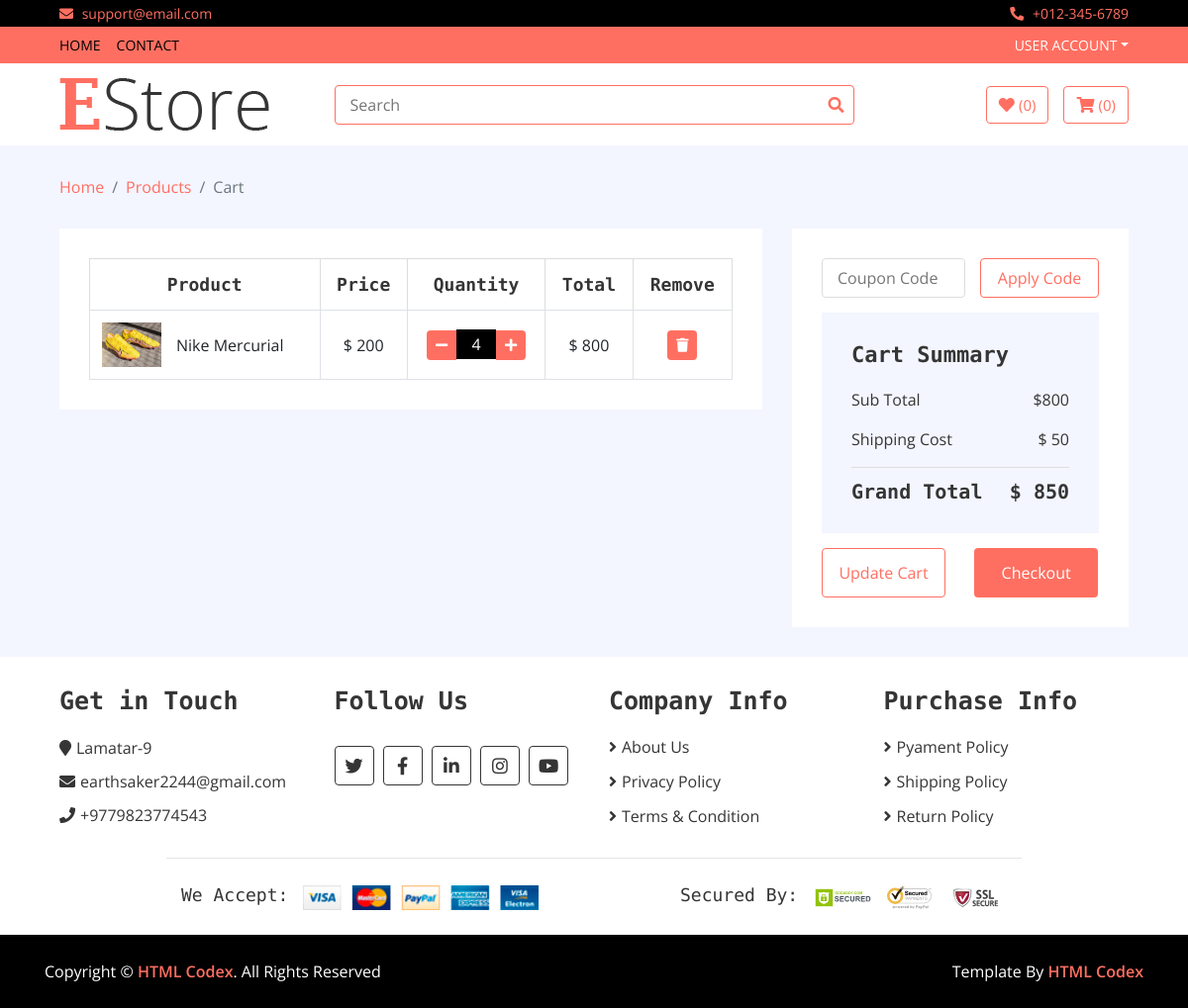
Screenshot of /my_cart with the database file from the repository.
### home/models.py (models this page shows, shortened)
class Cart(models.Model):
    username = models.CharField(max_length=200)
    slug = models.TextField()
    quantity = models.IntegerField(default = 1)
    total = models.IntegerField()
    checkout = models.BooleanField(default = False)
    items = models.ForeignKey(Product,on_delete=models.CASCADE)

class Product(models.Model):
    name = models.CharField(max_length=200)
    price = models.IntegerField()
    discounted_price = models.IntegerField(default = 0)
    category = models.ForeignKey(Category, on_delete=models.CASCADE)
    subcategory = models.ForeignKey(SubCategory, on_delete=models.CASCADE)
    brand = models.ForeignKey(Brand, on_delete=models.CASCADE)
    image = models.ImageField(upload_to='media')
    description = models.TextField(blank=True)
    specification = models.TextField(blank=True)
    slug = models.TextField(unique=True)
    stock = models.CharField(max_length=100,choices=STOCK)
    label = models.CharField(max_length=100,choices=LABELS,blank=True)

class Inforamtion(models.Model):
    address = models.CharField(max_length=100)
    email = models.EmailField(max_length = 200)
    phone = models.CharField(max_length=100)

### home/views.py (the view)
# urls.py: path('my_cart', CartView.as_view(), name = 'my_cart'),
class CartView(BaseView):
    def get(self,request):
        grand_total = 0
        username = request.user.username
        self.views['my_carts'] = Cart.objects.filter(username = username, checkout = False)
        for i in self.views['my_carts']:
            grand_total = grand_total + i.total
        self.views['all_total'] = grand_total
        self.views['shipping'] = 50
        self.views['grand_total'] = grand_total + 50
        self.views['counts'] = Cart.objects.filter(username = username, checkout = False).count()
        return render(request,'cart.html',self.views)

### templates/cart.html
{% extends 'base.html' %}
{% load static %}
{% block content %}
        <div class="breadcrumb-wrap">
            <div class="container-fluid">
                <ul class="breadcrumb">
                    <li class="breadcrumb-item"><a href="#">Home</a></li>
                    <li class="breadcrumb-item"><a href="#">Products</a></li>
                    <li class="breadcrumb-item active">Cart</li>
                </ul>
            </div>
        </div>
        <div class="cart-page">
            <div class="container-fluid">
                <div class="row">
                    <div class="col-lg-8">
                        <div class="cart-page-inner">
                            <div class="table-responsive">
                                <table class="table table-bordered">
                                    <thead class="thead-dark">
                                        <tr>
                                            <th>Product</th>
                                            <th>Price</th>
                                            <th>Quantity</th>
                                            <th>Total</th>
                                            <th>Remove</th>
                                        </tr>
                                    </thead>
                                    <tbody class="align-middle">
                                    {% for cart in my_carts %}
                                        <tr>
                                            <td>
                                                <div class="img">
                                                    <a href="#"><img src="{{cart.items.image.url}}" alt="Image"></a>
                                                    <p>{{cart.items.name}}</p>
                                                </div>
                                            </td>
                                            {% if cart.items.discounted_price > 0 %}
                                            <td>$ {{cart.items.discounted_price}}</td>
                                            {% else %}
                                            <td>$ {{cart.items.price}}</td>
                                            {% endif %}
                                            <td>
                                                <div class="qty">
                                                    <a href="/reduce_quantity/{{cart.slug}}"><button class="btn-minus"><i class="fa fa-minus"></i></button></a>
                                                    <input type="text" value="{{cart.quantity}}">
                                                    <a href="/cart/{{cart.slug}}"><button class="btn-plus"><i class="fa fa-plus"></i></button></a>
                                                </div>
                                            </td>
                                            <td>$ {{cart.total}}</td>
                                            <td><a href="/delete_cart/{{cart.slug}}"><button><i class="fa fa-trash"></i></button></a></td>
                                        </tr>
                                    {% endfor %}
                                    </tbody>
                                </table>
                            </div>
                        </div>
                    </div>
                    <div class="col-lg-4">
                        <div class="cart-page-inner">
                            <div class="row">
                                <div class="col-md-12">
                                    <div class="coupon">
                                        <input type="text" placeholder="Coupon Code">
                                        <button>Apply Code</button>
                                    </div>
                                </div>
                                <div class="col-md-12">
                                    <div class="cart-summary">
                                        <div class="cart-content">
                                            <h1>Cart Summary</h1>
                                            <p>Sub Total<span>${{all_total}}</span></p>
                                            <p>Shipping Cost<span>$ {{shipping}}</span></p>
                                            <h2>Grand Total<span>$ {{grand_total}}</span></h2>
                                        </div>
                                        <div class="cart-btn">
                                            <button>Update Cart</button>
                                            <button>Checkout</button>
                                        </div>
                                    </div>
                                </div>
                            </div>
                        </div>
                    </div>
                </div>
            </div>
        </div>
{% endblock %}

### templates/base.html (shortened to what this page needs)
<!DOCTYPE html>
{% load static %}
<html lang="en">
    <head>
        <link href="https://stackpath.bootstrapcdn.com/bootstrap/4.4.1/css/bootstrap.min.css" rel="stylesheet">
        <link href="https://cdnjs.cloudflare.com/ajax/libs/font-awesome/5.10.0/css/all.min.css" rel="stylesheet">
        <link href="{% static 'lib/slick/slick.css' %}" rel="stylesheet">
        <link href="{% static 'lib/slick/slick-theme.css' %}" rel="stylesheet">
        <link href="{% static 'css/style.css' %}" rel="stylesheet">
    </head>
    <body>
        <div class="top-bar">
            <div class="container-fluid">
                <div class="row">
                    <div class="col-sm-6">
                        <i class="fa fa-envelope"></i>
                        support@email.com
                    </div>
                    <div class="col-sm-6">
                        <i class="fa fa-phone-alt"></i>
                        +012-345-6789
                    </div>
                </div>
            </div>
        </div>
        <div class="nav">
            <div class="container-fluid">
                <nav class="navbar navbar-expand-md bg-dark navbar-dark">
                    <div class="collapse navbar-collapse justify-content-between" id="navbarCollapse">
                        <div class="navbar-nav mr-auto">
                            <a href="/" class="nav-item nav-link active">Home</a>
                            <a href="/contacts" class="nav-item nav-link active">Contact</a>
                        </div>
                        <div class="navbar-nav ml-auto">
                            <div class="nav-item dropdown">
                                {% if user.is_authenticated %}
                                <a href="#" class="nav-link dropdown-toggle" data-toggle="dropdown">{{user.username}}</a>
                                <div class="dropdown-menu">
                                    <a href="/accounts/logout" class="dropdown-item">Logout</a>
                                </div>
                            </div>
                            {% else %}
                            <a href="#" class="nav-link dropdown-toggle" data-toggle="dropdown">User Account</a>
                            {% endif %}
                    </div>
                    </div>
                </nav>
            </div>
        </div>
        <div class="bottom-bar">
            <div class="container-fluid">
                <div class="row align-items-center">
                    <div class="col-md-3">
                        <div class="logo">
                            <a href="/">
                                <img src="{% static 'img/logo1.png' %}" alt="Logo">
                            </a>
                        </div>
                    </div>
                    <div class="col-md-6">
                        <form method = "GET" action="/search">
                        <div class="search">
                            <input name = "query" type="text"  placeholder="Search">
                            <button type = "submit"><i class="fa fa-search"></i></button>
                        </div>
                        </form>
                    </div>
                    <div class="col-md-3">
                        <div class="user">
                            <a href="/wish_list" class="btn wishlist">
                                <i class="fa fa-heart"></i>
                                {% if user.is_authenticated %}
                                <span>({{wish_count}})</span>
                                {% else %}
                                <span>(0)</span>
                                {% endif %}
                            </a>
                            <a href="/my_cart" class="btn cart">
                                <i class="fa fa-shopping-cart"></i>
                                {% if user.is_authenticated %}
                                <span>({{counts}})</span>
                                {% else %}
                                <span>(0)</span>
                                {% endif %}
                            </a>
                        </div>
                    </div>
                </div>
            </div>
        </div>
{% block content %}
{% endblock %}
        <div class="footer">
            <div class="container-fluid">
                <div class="row">
                    <div class="col-lg-3 col-md-6">
                        <div class="footer-widget">
                            <h2>Get in Touch</h2>
                            {% for info in infos %}
                            <div class="contact-info">
                                <p><i class="fa fa-map-marker"></i>{{info.address}}</p>
                                <p><i class="fa fa-envelope"></i>{{info.email}}</p>
                                <p><i class="fa fa-phone"></i>{{info.phone}}</p>
                            </div>
                            {% endfor %}
                        </div>
                    </div>
                    <div class="col-lg-3 col-md-6">
                        <div class="footer-widget">
                            <h2>Follow Us</h2>
                            <div class="contact-info">
                                <div class="social">
                                    <a href=""><i class="fab fa-twitter"></i></a>
                                    <a href=""><i class="fab fa-facebook-f"></i></a>
                                    <a href=""><i class="fab fa-linkedin-in"></i></a>
                                    <a href=""><i class="fab fa-instagram"></i></a>
                                    <a href=""><i class="fab fa-youtube"></i></a>
                                </div>
                            </div>
                        </div>
                    </div>
                    <div class="col-lg-3 col-md-6">
                        <div class="footer-widget">
                            <h2>Company Info</h2>
                            <ul>
                                <li><a href="#">About Us</a></li>
                                <li><a href="#">Privacy Policy</a></li>
                                <li><a href="#">Terms & Condition</a></li>
                            </ul>
                        </div>
                    </div>
                    <div class="col-lg-3 col-md-6">
                        <div class="footer-widget">
                            <h2>Purchase Info</h2>
                            <ul>
                                <li><a href="#">Pyament Policy</a></li>
                                <li><a href="#">Shipping Policy</a></li>
                                <li><a href="#">Return Policy</a></li>
                            </ul>
                        </div>
                    </div>
                </div>
                <div class="row payment align-items-center">
                    <div class="col-md-6">
                        <div class="payment-method">
                            <h2>We Accept:</h2>
                            <img src="{% static 'img/payment-method.png' %}" alt="Payment Method" />
                        </div>
                    </div>
                    <div class="col-md-6">
                        <div class="payment-security">
                            <h2>Secured By:</h2>
                            <img src="{% static 'img/godaddy.svg' %}" alt="Payment Security" />
                            <img src="{% static 'img/norton.svg' %}" alt="Payment Security" />
                            <img src="{% static 'img/ssl.svg' %}" alt="Payment Security" />
                        </div>
                    </div>
                </div>
            </div>
        </div>
        <div class="footer-bottom">
            <div class="container">
                <div class="row">
                    <div class="col-md-6 copyright">
                        <p>Copyright &copy; <a href="https://htmlcodex.com">HTML Codex</a>. All Rights Reserved</p>
                    </div>
                    <div class="col-md-6 template-by">
                        <p>Template By <a href="https://htmlcodex.com">HTML Codex</a></p>
                    </div>
                </div>
            </div>
        </div>
    </body>
</html>

### rows the page displays
Cart: items.image (picture), items.name "Nike Mercurial", items.discounted_price "200", quantity "4", total "800"
Inforamtion: address "Lamatar-9", email "earthsaker2244@gmail.com", phone "+9779823774543"

### other values shown
{{ all_total }} "800"
{{ shipping }} "50"
{{ grand_total }} "850"
